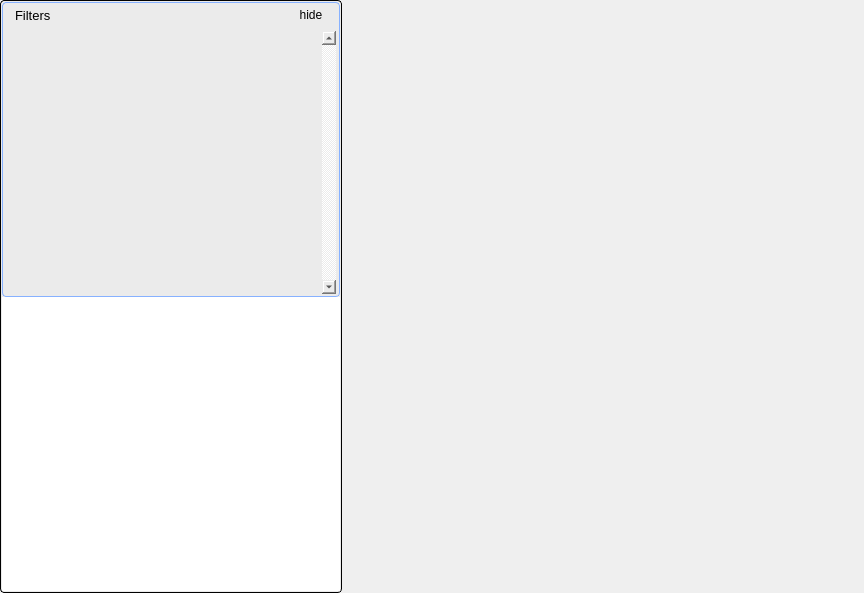
<?xml version="1.0" encoding="UTF-8"?>
<ui version="4.0">
 <class>AnalisisWidget</class>
 <widget class="QWidget" name="AnalisisWidget">
  <property name="geometry">
   <rect>
    <x>0</x>
    <y>0</y>
    <width>864</width>
    <height>593</height>
   </rect>
  </property>
  <property name="windowTitle">
   <string>Form</string>
  </property>
  <property name="styleSheet">
   <string notr="true"/>
  </property>
  <layout class="QHBoxLayout" name="horizontalLayout_2">
   <property name="spacing">
    <number>6</number>
   </property>
   <property name="margin">
    <number>0</number>
   </property>
   <item>
    <widget class="QFrame" name="LeftContainer">
     <property name="sizePolicy">
      <sizepolicy hsizetype="Minimum" vsizetype="Preferred">
       <horstretch>0</horstretch>
       <verstretch>0</verstretch>
      </sizepolicy>
     </property>
     <property name="styleSheet">
      <string notr="true">QFrame#LeftContainer {
	  border: 1px solid black; 
     /*border-color: rgb(135, 177, 255)*/;
     border-radius: /*5*/ 4px; 
	padding: 1px;
    background-color: rgb(235, 235, 235);
}

QWidget {
	background: transparent;
}</string>
     </property>
     <layout class="QVBoxLayout" name="verticalLayout">
      <property name="spacing">
       <number>0</number>
      </property>
      <property name="margin">
       <number>0</number>
      </property>
      <item>
       <widget class="QFrame" name="containerFrame">
        <property name="sizePolicy">
         <sizepolicy hsizetype="Minimum" vsizetype="Preferred">
          <horstretch>0</horstretch>
          <verstretch>0</verstretch>
         </sizepolicy>
        </property>
        <property name="styleSheet">
         <string notr="true">QFrame#containerFrame { 
     border: 1px solid rgb(135, 177, 255); 
     border-radius: 4px; 
	padding: 2px;
    background-color: rgb(235, 235, 235);
 } 

 QWidget {
	 background-color:  rgb(235, 235, 235);
}</string>
        </property>
        <layout class="QVBoxLayout" name="verticalLayout_2">
         <property name="leftMargin">
          <number>1</number>
         </property>
         <property name="topMargin">
          <number>0</number>
         </property>
         <property name="rightMargin">
          <number>1</number>
         </property>
         <property name="bottomMargin">
          <number>0</number>
         </property>
         <item>
          <widget class="QWidget" name="header" native="true">
           <property name="sizePolicy">
            <sizepolicy hsizetype="Minimum" vsizetype="Minimum">
             <horstretch>0</horstretch>
             <verstretch>0</verstretch>
            </sizepolicy>
           </property>
           <property name="maximumSize">
            <size>
             <width>16777215</width>
             <height>20</height>
            </size>
           </property>
           <layout class="QHBoxLayout" name="horizontalLayout">
            <property name="topMargin">
             <number>0</number>
            </property>
            <property name="bottomMargin">
             <number>0</number>
            </property>
            <item>
             <widget class="QLabel" name="label">
              <property name="sizePolicy">
               <sizepolicy hsizetype="Preferred" vsizetype="Minimum">
                <horstretch>0</horstretch>
                <verstretch>0</verstretch>
               </sizepolicy>
              </property>
              <property name="font">
               <font>
                <pointsize>10</pointsize>
               </font>
              </property>
              <property name="text">
               <string>Filters</string>
              </property>
             </widget>
            </item>
            <item>
             <widget class="QToolButton" name="hideButton">
              <property name="sizePolicy">
               <sizepolicy hsizetype="Fixed" vsizetype="Minimum">
                <horstretch>0</horstretch>
                <verstretch>0</verstretch>
               </sizepolicy>
              </property>
              <property name="styleSheet">
               <string notr="true">QToolButton#hideButton
{
	border: none;
}</string>
              </property>
              <property name="text">
               <string>hide</string>
              </property>
              <property name="icon">
               <iconset resource="Icons.qrc">
                <normaloff>:/resources/icons/strzalka-dol.png</normaloff>
                <normalon>:/resources/icons/strzalka-gora.png</normalon>:/resources/icons/strzalka-dol.png</iconset>
              </property>
              <property name="checkable">
               <bool>true</bool>
              </property>
              <property name="autoRaise">
               <bool>true</bool>
              </property>
             </widget>
            </item>
           </layout>
          </widget>
         </item>
         <item>
          <widget class="QScrollArea" name="scrollArea">
           <property name="enabled">
            <bool>true</bool>
           </property>
           <property name="sizePolicy">
            <sizepolicy hsizetype="Minimum" vsizetype="Minimum">
             <horstretch>0</horstretch>
             <verstretch>0</verstretch>
            </sizepolicy>
           </property>
           <property name="minimumSize">
            <size>
             <width>330</width>
             <height>160</height>
            </size>
           </property>
           <property name="maximumSize">
            <size>
             <width>16777215</width>
             <height>16777215</height>
            </size>
           </property>
           <property name="styleSheet">
            <string notr="true">QFrame#scrollArea
{
	border:none;
}</string>
           </property>
           <property name="verticalScrollBarPolicy">
            <enum>Qt::ScrollBarAlwaysOn</enum>
           </property>
           <property name="horizontalScrollBarPolicy">
            <enum>Qt::ScrollBarAsNeeded</enum>
           </property>
           <property name="widgetResizable">
            <bool>true</bool>
           </property>
           <widget class="QWidget" name="filterScroll">
            <property name="geometry">
             <rect>
              <x>0</x>
              <y>0</y>
              <width>314</width>
              <height>263</height>
             </rect>
            </property>
            <property name="styleSheet">
             <string notr="true"/>
            </property>
           </widget>
          </widget>
         </item>
        </layout>
       </widget>
      </item>
      <item>
       <widget class="QWidget" name="treeHolder" native="true">
        <property name="sizePolicy">
         <sizepolicy hsizetype="Minimum" vsizetype="Preferred">
          <horstretch>0</horstretch>
          <verstretch>0</verstretch>
         </sizepolicy>
        </property>
        <property name="styleSheet">
         <string notr="true">QTreeView::branch:has-children:!has-siblings:closed,
     QTreeView::branch:closed:has-children:has-siblings {
             border-image: none;
             image: url(:/resources/icons/trojkat-8x8-dodolu.png);
     }

     QTreeView::branch:open:has-children:!has-siblings,
     QTreeView::branch:open:has-children:has-siblings  {
             border-image: none;
             image: url(:/resources/icons/trojkat-8x8-naboku.png);
     }

#treeHolder
{
	background: white;
}</string>
        </property>
       </widget>
      </item>
     </layout>
    </widget>
   </item>
   <item>
    <widget class="QWidget" name="analisisArea" native="true">
     <property name="sizePolicy">
      <sizepolicy hsizetype="Expanding" vsizetype="Expanding">
       <horstretch>0</horstretch>
       <verstretch>0</verstretch>
      </sizepolicy>
     </property>
     <property name="styleSheet">
      <string notr="true">#analisisArea {
	background-color: rgb(91, 91, 91);
}

/* timeline */
#analisisArea .QMainWindow .QTreeWidget {
	background: transparent;
}

/* topWindow i bottomWindow */
#analisisArea &gt; QMainWindow {
	border: 1px solid black;
	border-radius: 4px;
	background: white;
}

/* topWindow */
#analisisArea &gt; EDRDockWidgetManager {
	border-bottom-left-radius: 0px;
	border-bottom-right-radius: 0px;
	margin: 0px;
	padding: 0px;
}

#analisisArea &gt; EDRDockWidgetManager QMainWindow {
	border-radius: 0px;
	background: white;
	margin: 0px;
	padding: 0px;
}

VisualizerWidget &gt; .QWidget {
	border-top-left: 0px;
	border-bottom-left: 0px;
}

/* styl titlebarów i ich dzieci */
EDRTitleBar, EDRTitleBar * {
	background-color: rgb(43, 42, 41);
	color: white;
	border: none;
	border-radius: 0px;
	border-top-left-radius: 4px;
	border-top-right-radius: 4px;
	margin: 0px;
	padding: 0px;
}

EDRTitleBar QToolButton#buttonFloat {
    background: rgb(43, 42, 41);
    border: 1px solid rgb(63, 62, 61);
     border-bottom: none;
	 border-radius: 0px;
     border-top-left-radius: 4px;
     border-right: none;
	margin-top: 4px;
	max-height: 12px;
	min-width: 17px;
} 

EDRTitleBar QToolButton#buttonFloat:hover {
    background-color: rgb(135, 177, 255);
 }

EDRTitleBar QToolButton#buttonFloat:pressed {
    background-color: rgb(55, 97, 180);
}

EDRTitleBar QToolButton#buttonClose {
    background-color: rgb(43, 42, 41);
     border: 1px solid rgb(63, 62, 61);
     border-bottom: none; 
	border-radius: 0px;
     border-top-right-radius: 4px;
		margin-top: 4px;
	max-height: 12px;
	min-width: 23px;
}

 EDRTitleBar QToolButton#buttonClose:hover {
     background-color: rgb(200, 0, 0);	
 }

EDRTitleBar QToolButton#buttonClose:pressed {
         background-color: rgb(128, 0, 0);
}

QMainWindow::separator {
	background-color: transparent;
	width: 4px;
	height: 4px;
}

QMainWindow::separator:hover {
	background-color: rgb(190, 210, 250);
}

QMainWindow::separator:vertical {
	image: url(:/resources/icons/splitter-dots-vertical.png);
 }

QMainWindow::separator:horizontal {
	image: url(:/resources/icons/splitter-dots-horizontal.png);
}

QMainWindow::separator:vertical:hover {
	margin-top: 4px;
	margin-bottom: 4px;
 }

QMainWindow::separator:horizontal:hover {
	margin-left: 4px;
	margin-right: 4px;
}

QTabBar, QTabBar * {}
QTabBar {
	background: rgb(91, 91, 91);
	border-top: 3px solid black;
}

QTabBar::tab {
	border: 1px solid  black;
	border-top: 3px solid black;
	border-radius: 0px;
	background-color: transparent;
	color: white;
	min-width: 10ex;
	padding: 2px;
	margin: 0px;
}

QTabBar::tab:previous-selected {
	border-right: none;
}

QTabBar::tab:next-selected, QTabBar::tab:middle:next-selected {
	border-right: 1px solid black;
}

QTabBar::tab:first {
	border: 1px solid  black;
	border-top: 3px solid black;
	border-bottom-left-radius: 4px;
}

QTabBar::tab:first:previous-selected {
	border-right: none;
}

QTabBar::tab:middle {
	border: 1px solid  black;
	border-top: 3px solid black;
	border-left: none;
}

QTabBar::tab:last {
	border: 1px solid  black;
	border-top: 3px solid black;
	border-left: none;
	border-bottom-right-radius: 4px;
}

QTabBar::tab:middle:selected {
	border: 1px solid  black;
	border-top: 3px solid black;
	background-color: black;
	border-bottom-left-radius: 0px;
	border-bottom-right-radius: 0px;
	margin-left: -1px;
	margin-right: -1px;
}

QTabBar::tab:first:selected {
border: 1px solid black;
	border-top: 3px solid black;
	background-color: black;
	border-bottom-left-radius: 4px;
	border-bottom-right-radius: 0px;
	margin-left: 0px;
	margin-right: -1px;
}

QTabBar::tab:last:selected {
border: 1px solid  black;
border-top: 3px solid black;
	background-color: black;
	border-bottom-left-radius: 0px;
	border-bottom-right-radius: 4px;
		margin-left: -1px;
	margin-right: 0px;
}

/*
QTabBar::tab:first:!selected, QTabBar::tab:last:!selected, QTabBar::tab:middle:!selected {
	margin-bottom: 4px;
}
*/

QTabBar::tab:hover {
    background-color: #898989;
	border-top: 3px solid black;
}
</string>
     </property>
    </widget>
   </item>
  </layout>
 </widget>
 <resources>
  <include location="Icons.qrc"/>
 </resources>
 <connections/>
</ui>
